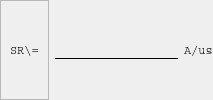
                                 <widget class="QFrame" name="frame_17">
                                  <property name="frameShape">
                                   <enum>QFrame::NoFrame</enum>
                                  </property>
                                  <property name="frameShadow">
                                   <enum>QFrame::Plain</enum>
                                  </property>
                                  <layout class="QHBoxLayout" name="horizontalLayout_10">
                                   <property name="leftMargin">
                                    <number>0</number>
                                   </property>
                                   <property name="topMargin">
                                    <number>0</number>
                                   </property>
                                   <property name="rightMargin">
                                    <number>0</number>
                                   </property>
                                   <property name="bottomMargin">
                                    <number>0</number>
                                   </property>
                                   <item>
                                    <widget class="QFrame" name="frame_28">
                                     <property name="frameShape">
                                      <enum>QFrame::StyledPanel</enum>
                                     </property>
                                     <property name="frameShadow">
                                      <enum>QFrame::Raised</enum>
                                     </property>
                                     <layout class="QVBoxLayout" name="verticalLayout_17">
                                      <item>
                                       <widget class="QLabel" name="label_7">
                                        <property name="font">
                                         <font>
                                          <family>Courier</family>
                                         </font>
                                        </property>
                                        <property name="text">
                                         <string>SR\=</string>
                                        </property>
                                       </widget>
                                      </item>
                                     </layout>
                                    </widget>
                                   </item>
                                   <item>
                                    <widget class="QFrame" name="frame_29">
                                     <property name="frameShape">
                                      <enum>QFrame::NoFrame</enum>
                                     </property>
                                     <property name="frameShadow">
                                      <enum>QFrame::Plain</enum>
                                     </property>
                                     <layout class="QHBoxLayout" name="horizontalLayout_12">
                                      <property name="spacing">
                                       <number>0</number>
                                      </property>
                                      <property name="leftMargin">
                                       <number>0</number>
                                      </property>
                                      <property name="topMargin">
                                       <number>0</number>
                                      </property>
                                      <property name="rightMargin">
                                       <number>0</number>
                                      </property>
                                      <property name="bottomMargin">
                                       <number>0</number>
                                      </property>
                                      <item>
                                       <widget class="QLineEdit" name="CR_SR2">
                                        <property name="minimumSize">
                                         <size>
                                          <width>50</width>
                                          <height>0</height>
                                         </size>
                                        </property>
                                        <property name="styleSheet">
                                         <string notr="true">QLineEdit{
	border:transparent;
	background: transparent;
	border-bottom: 1px solid black;
	font: 14px;

}


QLineEdit:down-arrow {
    image: url(resources/arrow.png);
	width: 14px;
	height: 14px;
}

QLineEdit QAbstractItemView {

    border: 2px solid darkgray;
    selection-background-color: rgb(174, 255, 193);
	selection-color: black;
	background-color: white;

}</string>
                                        </property>
                                       </widget>
                                      </item>
                                     </layout>
                                    </widget>
                                   </item>
                                   <item>
                                    <widget class="QFrame" name="frame_34">
                                     <property name="frameShape">
                                      <enum>QFrame::NoFrame</enum>
                                     </property>
                                     <property name="frameShadow">
                                      <enum>QFrame::Plain</enum>
                                     </property>
                                     <layout class="QVBoxLayout" name="verticalLayout_23">
                                      <property name="spacing">
                                       <number>0</number>
                                      </property>
                                      <property name="leftMargin">
                                       <number>0</number>
                                      </property>
                                      <property name="topMargin">
                                       <number>0</number>
                                      </property>
                                      <property name="rightMargin">
                                       <number>0</number>
                                      </property>
                                      <property name="bottomMargin">
                                       <number>0</number>
                                      </property>
                                      <item>
                                       <widget class="QLabel" name="label_12">
                                        <property name="font">
                                         <font>
                                          <family>Courier</family>
                                         </font>
                                        </property>
                                        <property name="styleSheet">
                                         <string notr="true">border: transparent;</string>
                                        </property>
                                        <property name="text">
                                         <string>A/us</string>
                                        </property>
                                        <property name="scaledContents">
                                         <bool>true</bool>
                                        </property>
                                       </widget>
                                      </item>
                                     </layout>
                                    </widget>
                                   </item>
                                  </layout>
                                 </widget>
